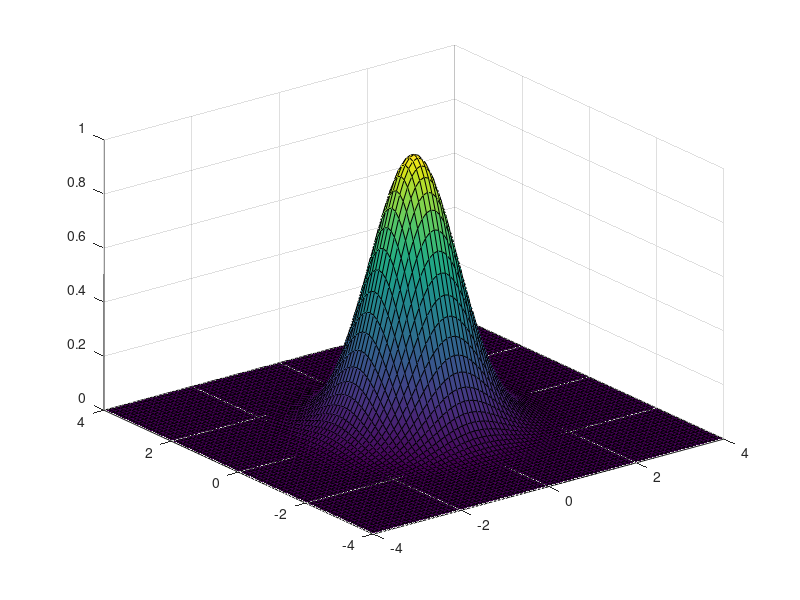

Here is the MATLAB script that generated this plot: (Note: this script raises an error after producing the figure.)
%Program to classify 2 class with a unit circle as the decision boundary
clear;clc;
%Generate the required points
c = randn([2,200]);
o = (c(1,:).^2+c(2,:).^2)<=1;
%Split the input into 2 classes
c1 = c(:,(o == 1));
c2 = c(:,(o == 0));
%Add bias to the inputs
x1 = [ones(1,size(c1,2)) ; c1]; 
x2 = [ones(1,size(c2,2)) ; c2];
x = [x1,x2];
%Initialize the desired output
d = [ones(size(x1,2),1);zeros(size(x2,2),1)];
%prerequisits
in = 2;         %input dimension
out = 1;        %number of classes(out = 1 for function approximation)
q = 1;          %number of RBF functions
mean = [0,0];   %mean of the respective gaussian functions
sigma = 0.8;    %spread of the respective gaussian functions
%Code to compute the weights of the RBF network
gaussx = exp(-((hypot(x(2,:),mean(1)).^2)/(2*(sigma.^2))));
gaussy = exp(-((hypot(x(3,:),mean(2)).^2)/(2*(sigma.^2))));
phi = [x(1,:).',(gaussx).',(gaussy).'];
w = ((((phi.'*phi)^-1)*phi.')*d);
%Plot the gaussian bell
a = -4:0.1:4;
b = (-4:0.1:4).';
[a,b] = meshgrid(-4:0.1:4);
z = exp(-((((a-mean(1)).^2)+((b-mean(2)).^2))/(2*((sigma).^2))));
surf(a,b,z);
alpha(0.6);
hold on;
%Plot the graph with 2 classes
plot(c1(1,:),c1(2,:),'ro','MarkerFaceColor','r');
plot(c2(1,:),c2(2,:),'gd','MarkerFaceColor','g');
%Plots a unit circle for reference
viscircles(mean,1,'color','w');
hold off;
%Find the accuracy of the network
y = heaviside(phi*w-0.5);       %Network output
correct = sum(y == d);          %Number of correct predictions
acc = (correct/length(c))*100;